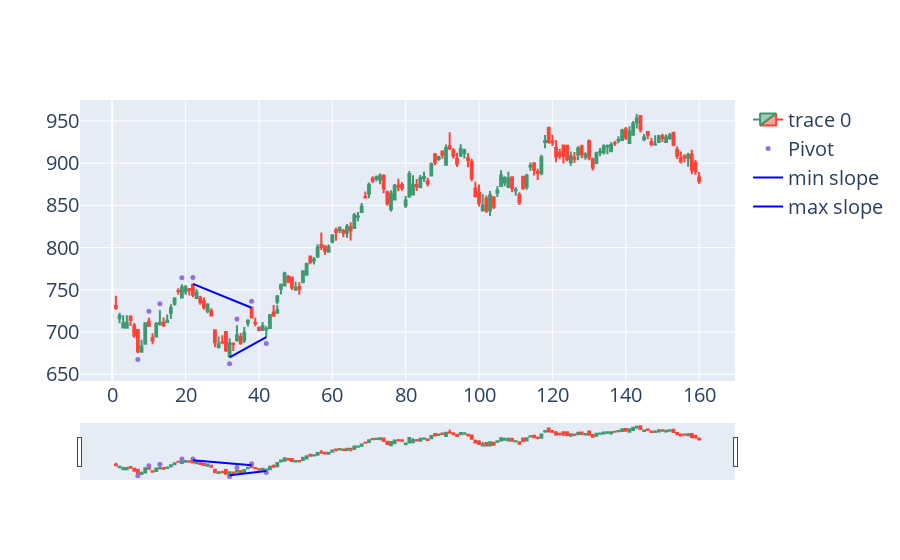

Write notebook code for a chart like this one.
### Markdown cell above
# Draw Pattern
The algorithm focuses on recent triangle pattern as a triangle pattern with future possibility of breakout is useful for a trader to make informed decision.

### Code cell
from scipy.stats import linregress

RECENT_HIGH_PIVOT_POINT = 0
RECENT_LOW_PIVOT_POINT = 0

FEASIBLE_HIGH_PIVOT_POINTS = np.array([])
FEASIBLE_LOW_PIVOT_POINTS = np.array([])
FEASIBLE_HIGH = np.array([])
FEASIBLE_LOW = np.array([])

for i in reversed(range(len(df))):
    if df.Pivot[i] == 2 and RECENT_HIGH_PIVOT_POINT == 0:
        RECENT_HIGH_PIVOT_POINT = df.Id[i]
        FEASIBLE_HIGH = np.append(FEASIBLE_HIGH, df.High[i])
    if df.Pivot[i] == 1 and RECENT_LOW_PIVOT_POINT == 0:
        RECENT_LOW_PIVOT_POINT = df.Id[i]
        FEASIBLE_LOW = np.append(FEASIBLE_LOW, df.Low[i])
    if RECENT_HIGH_PIVOT_POINT != 0 and RECENT_LOW_PIVOT_POINT != 0:
        break

# Triangle Pattern
if STOCK_PATTERN == "TRIANGLE":
    try:
        FEASIBLE_HIGH_PIVOT_POINTS = np.append(FEASIBLE_HIGH_PIVOT_POINTS, RECENT_HIGH_PIVOT_POINT)
        FEASIBLE_LOW_PIVOT_POINTS = np.append(FEASIBLE_LOW_PIVOT_POINTS, RECENT_LOW_PIVOT_POINT)

        dfHigh=df[df['Pivot']==2]
        dfLow=df[df['Pivot']==1]

        MAX_HIGH_PIVOT_POINT = dfHigh.loc[dfHigh['PointPosition'] == dfHigh.PointPosition.max(), 'Id'].iloc[0]
        MIN_LOW_PIVOT_POINT = dfLow.loc[dfLow['PointPosition'] == dfLow.PointPosition.min(), 'Id'].iloc[0]

        FEASIBLE_HIGH_PIVOT_POINTS = np.append(FEASIBLE_HIGH_PIVOT_POINTS, MAX_HIGH_PIVOT_POINT)
        FEASIBLE_HIGH = np.append(FEASIBLE_HIGH, dfHigh.loc[dfHigh['PointPosition'] == dfHigh.PointPosition.max(), 'High'])
        FEASIBLE_LOW_PIVOT_POINTS = np.append(FEASIBLE_LOW_PIVOT_POINTS, MIN_LOW_PIVOT_POINT)
        FEASIBLE_LOW = np.append(FEASIBLE_LOW, dfLow.loc[dfLow['PointPosition'] == dfLow.PointPosition.min(), 'Low'])

        dfHigh = dfHigh[dfHigh['Id'] > MAX_HIGH_PIVOT_POINT]
        dfLow = dfLow[dfLow['Id'] > MIN_LOW_PIVOT_POINT]

        FEASIBLE_HIGH_PIVOT_POINTS = np.append(FEASIBLE_HIGH_PIVOT_POINTS, dfHigh.loc[dfHigh['PointPosition'] == dfHigh.PointPosition.max(), 'Id'].iloc[0])
        FEASIBLE_HIGH = np.append(FEASIBLE_HIGH, dfHigh.loc[dfHigh['PointPosition'] == dfHigh.PointPosition.max(), 'High'])
        FEASIBLE_LOW_PIVOT_POINTS = np.append(FEASIBLE_LOW_PIVOT_POINTS, dfLow.loc[dfLow['PointPosition'] == dfLow.PointPosition.min(), 'Id'].iloc[0])
        FEASIBLE_LOW = np.append(FEASIBLE_LOW, dfLow.loc[dfLow['PointPosition'] == dfLow.PointPosition.min(), 'Low']) 

        slmin, intercmin, rmin, pmin, semin = linregress(FEASIBLE_LOW_PIVOT_POINTS, FEASIBLE_LOW)
        slmax, intercmax, rmax, pmax, semax = linregress(FEASIBLE_HIGH_PIVOT_POINTS, FEASIBLE_HIGH)

        # To show stock data after END DATE to visualize stock trend after pattern
        df1 = web.get_data_yahoo(STOCK, start=END_DATE)
        df1['Id'] = np.arange(df.Id.max(), len(df1)+df.Id.max())

        df = pd.concat([df, df1])
        
        fig = go.Figure(data=[go.Candlestick(x=df.Id,
                        open=df['Open'],
                        high=df['High'],
                        low=df['Low'],
                        close=df['Close'])])

        fig.add_scatter(x=df.Id, y=df['PointPosition'], mode="markers",
                        marker=dict(size=5, color="MediumPurple"),
                        name="Pivot")

        fig.add_trace(go.Scatter(x=FEASIBLE_LOW_PIVOT_POINTS, y=slmin*FEASIBLE_LOW_PIVOT_POINTS + intercmin, mode='lines', line=dict(color="Blue"), name='min slope'))
        fig.add_trace(go.Scatter(x=FEASIBLE_HIGH_PIVOT_POINTS, y=slmax*FEASIBLE_HIGH_PIVOT_POINTS + intercmax, mode='lines', line=dict(color="Blue"), name='max slope'))

        fig.update_layout(
            font_size=20,
        )
        fig.show()

    except:
        print("No pattern detected")
        exit()

### Figure 1 — Plotly figure (JSON) as saved in the notebook; plotly's stock layout.template omitted (floating-point values rounded to 4 significant figures; data arrays with more than 128 entries replaced by an {"elided": "..."} marker saying what was removed)
{"data": [{"close": {"elided": "161 float values"}, "high": {"elided": "161 float values"}, "low": {"elided": "161 float values"}, "open": {"elided": "161 float values"}, "type": "candlestick", "x": {"elided": "161 int values"}}, {"marker": {"color": "MediumPurple", "size": 5}, "mode": "markers", "name": "Pivot", "type": "scatter", "x": {"elided": "161 int values"}, "y": {"elided": "161 float values"}}, {"line": {"color": "Blue"}, "mode": "lines", "name": "min slope", "type": "scatter", "x": [42, 32, 42], "y": [694.1, 670.0, 694.1]}, {"line": {"color": "Blue"}, "mode": "lines", "name": "max slope", "type": "scatter", "x": [38, 22, 38], "y": [728.8, 757, 728.8]}], "layout": {"font": {"size": 20}}}
